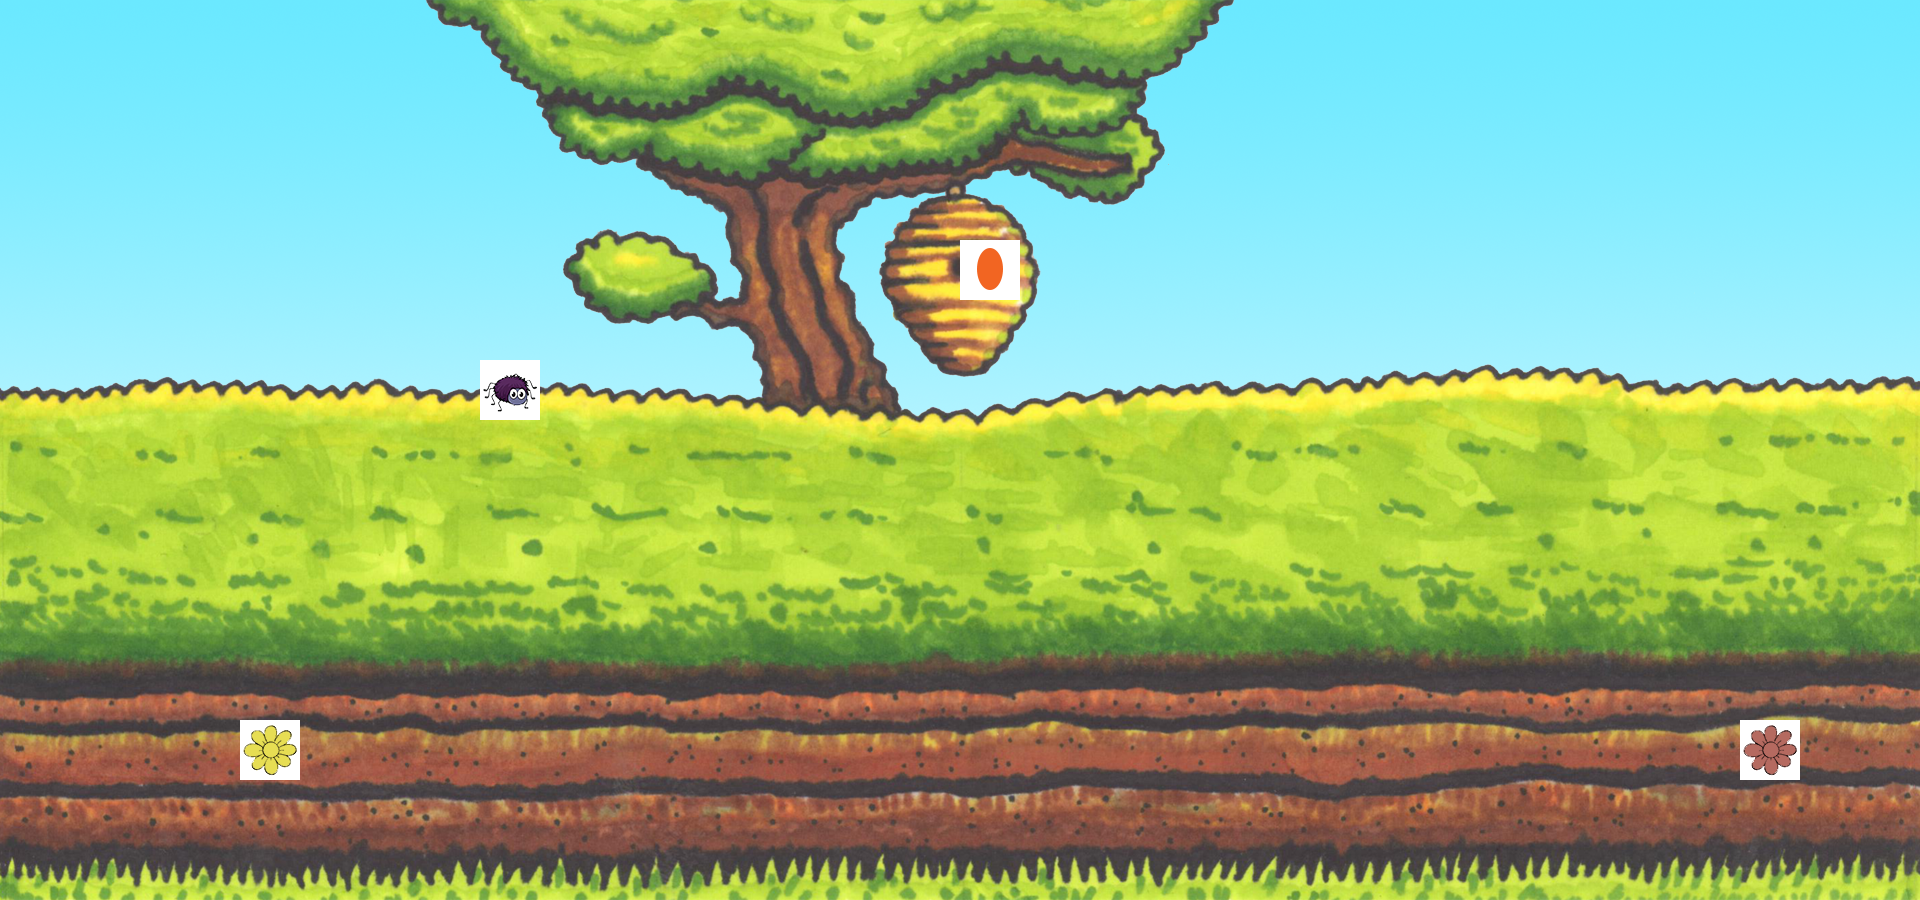

A level layout from a 2D game, rendered from its tile map. Below: a short description, then the map file with its tile-grid data intact:
An orthogonal 32x15 tile map with 60x60 px tiles, 1 tile layer (world), 1 image layer.

<map version="1.0" tiledversion="1.1.0" orientation="orthogonal" renderorder="right-down" width="32" height="15" tilewidth="60" tileheight="60" infinite="0" nextobjectid="1">
 <properties>
  <property name="ants" value="2" />
  <property name="bees_green" value="1" />
  <property name="bees_orange" value="4" />
  <property name="bees_purple" value="2" />
  <property name="bees_soldier" value="10" />
 </properties>
 <tileset firstgid="1" name="level-objects" tilewidth="60" tileheight="60" spacing="1" margin="1" tilecount="16" columns="4">
  <image source="tilemap.png" width="245" height="245" />
  <tile id="0" type="flower">
   <properties>
    <property name="colour" value="white" />
    <property name="type" value="flower" />
   </properties>
  </tile>
  <tile id="1" type="flower">
   <properties>
    <property name="colour" value="red" />
    <property name="type" value="flower" />
   </properties>
  </tile>
  <tile id="2" type="flower">
   <properties>
    <property name="colour" value="yellow" />
    <property name="type" value="flower" />
   </properties>
  </tile>
  <tile id="3" type="flower">
   <properties>
    <property name="colour" value="blue" />
    <property name="type" value="flower" />
   </properties>
  </tile>
  <tile id="4" type="seed">
   <properties>
    <property name="colour" value="orange" />
    <property name="type" value="seed" />
   </properties>
  </tile>
  <tile id="5" type="seed">
   <properties>
    <property name="colour" value="green" />
    <property name="type" value="seed" />
   </properties>
  </tile>
  <tile id="6" type="seed">
   <properties>
    <property name="colour" value="purple" />
    <property name="type" value="seed" />
   </properties>
  </tile>
  <tile id="7" type="wasp">
   <properties>
    <property name="type" value="wasp" />
   </properties>
  </tile>
  <tile id="8" type="spider">
   <properties>
    <property name="type" value="spider" />
   </properties>
  </tile>
  <tile id="9">
   <properties>
    <property name="type" value="hive" />
   </properties>
  </tile>
 </tileset>
 <imagelayer name="background">
  <image source="../assets/images/background.png" width="1920" height="900" />
 </imagelayer>
 <layer name="world" width="32" height="15">
  <data encoding="csv">
0,0,0,0,0,0,0,0,0,0,0,0,0,0,0,0,0,0,0,0,0,0,0,0,0,0,0,0,0,0,0,0,
0,0,0,0,0,0,0,0,0,0,0,0,0,0,0,0,0,0,0,0,0,0,0,0,0,0,0,0,0,0,0,0,
0,0,0,0,0,0,0,0,0,0,0,0,0,0,0,0,0,0,0,0,0,0,0,0,0,0,0,0,0,0,0,0,
0,0,0,0,0,0,0,0,0,0,0,0,0,0,0,0,0,0,0,0,0,0,0,0,0,0,0,0,0,0,0,0,
0,0,0,0,0,0,0,0,0,0,0,0,0,0,0,0,10,0,0,0,0,0,0,0,0,0,0,0,0,0,0,0,
0,0,0,0,0,0,0,0,0,0,0,0,0,0,0,0,0,0,0,0,0,0,0,0,0,0,0,0,0,0,0,0,
0,0,0,0,0,0,0,0,9,0,0,0,0,0,0,0,0,0,0,0,0,0,0,0,0,0,0,0,0,0,0,0,
0,0,0,0,0,0,0,0,0,0,0,0,0,0,0,0,0,0,0,0,0,0,0,0,0,0,0,0,0,0,0,0,
0,0,0,0,0,0,0,0,0,0,0,0,0,0,0,0,0,0,0,0,0,0,0,0,0,0,0,0,0,0,0,0,
0,0,0,0,0,0,0,0,0,0,0,0,0,0,0,0,0,0,0,0,0,0,0,0,0,0,0,0,0,0,0,0,
0,0,0,0,0,0,0,0,0,0,0,0,0,0,0,0,0,0,0,0,0,0,0,0,0,0,0,0,0,0,0,0,
0,0,0,0,0,0,0,0,0,0,0,0,0,0,0,0,0,0,0,0,0,0,0,0,0,0,0,0,0,0,0,0,
0,0,0,0,3,0,0,0,0,0,0,0,0,0,0,0,0,0,0,0,0,0,0,0,0,0,0,0,0,2,0,0,
0,0,0,0,0,0,0,0,0,0,0,0,0,0,0,0,0,0,0,0,0,0,0,0,0,0,0,0,0,0,0,0,
0,0,0,0,0,0,0,0,0,0,0,0,0,0,0,0,0,0,0,0,0,0,0,0,0,0,0,0,0,0,0,0
</data>
 </layer>
</map>
